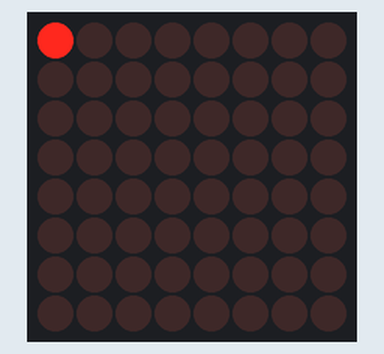
A sketch run on a simulated Arduino Uno, built with avr-gcc and run on an emulated ATmega328P. Parts: 8×8 LED matrix.

Above: at 0.15 s.
At 1.36 s:
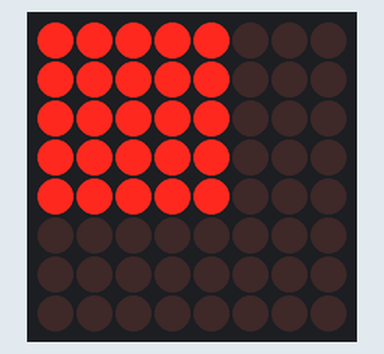
At 1.97 s:
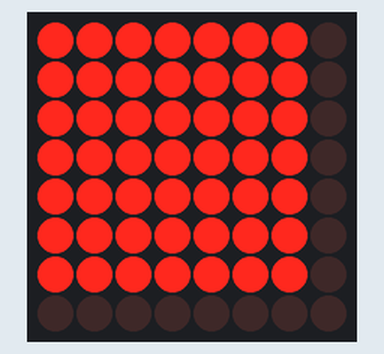
At 2.58 s:
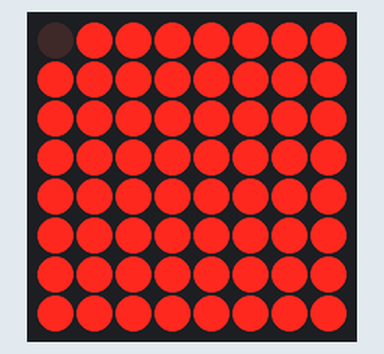
At 4.1 s:
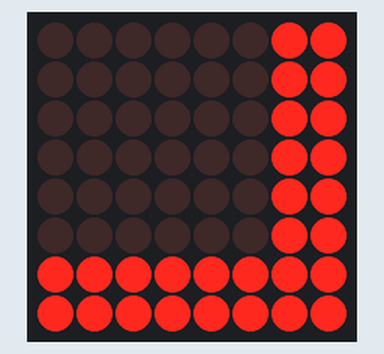
At 5.31 s:
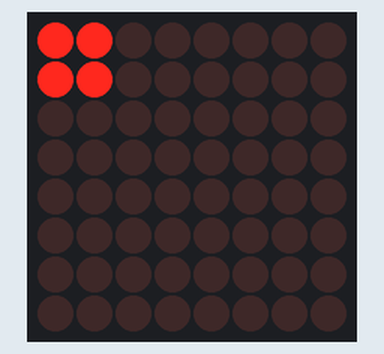

The sketch:

LED_Matrix_Curtain.ino
```cpp
#include "LedControl.h"

#define DIN 12
#define CLK 10
#define CS 11

LedControl lc = LedControl(DIN,CLK,CS,1);

void setup() {
  lc.shutdown(0, false);
  lc.setIntensity(0,8);
  lc.clearDisplay(0);
}

/*
 * 0 (0,0)
 * 1 (0,0)(0,1)(1,0)(1,1)
 * 2
 * 3
 */
bool stat = 1;
void loop() {
  // another method
  for (int i=0; i<8; i++) {
    for (int row = 0; row <=i; row++) {
      for (int col =0; col <=i; col++) {
          lc.setLed(0, row, col, stat);
      }
    }
    delay(300);
  }
  stat = !stat;
}
```

Measured:
- by itself, everything shown: repeats every 4.9 s, in 16 steps
